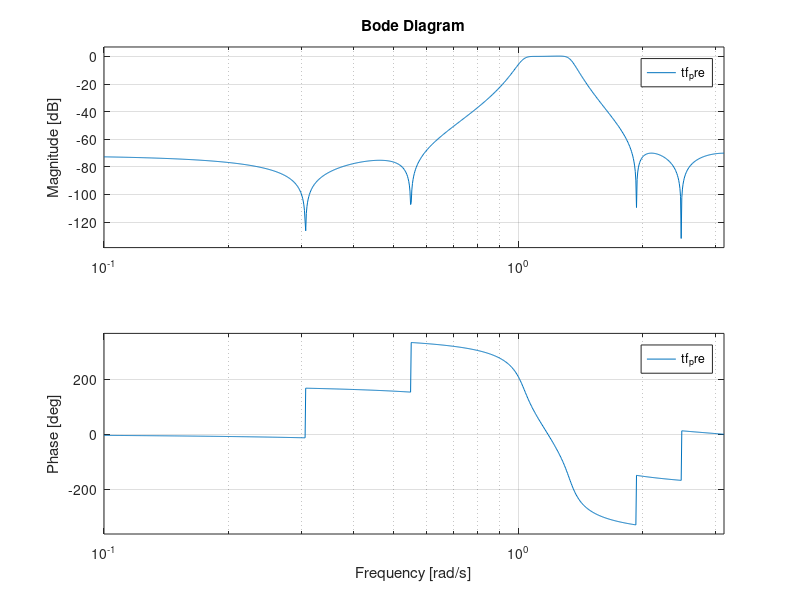
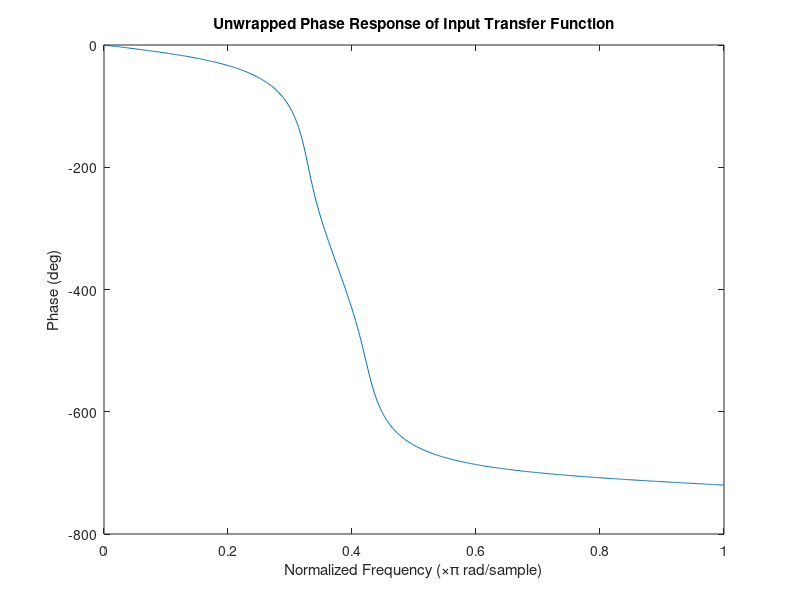
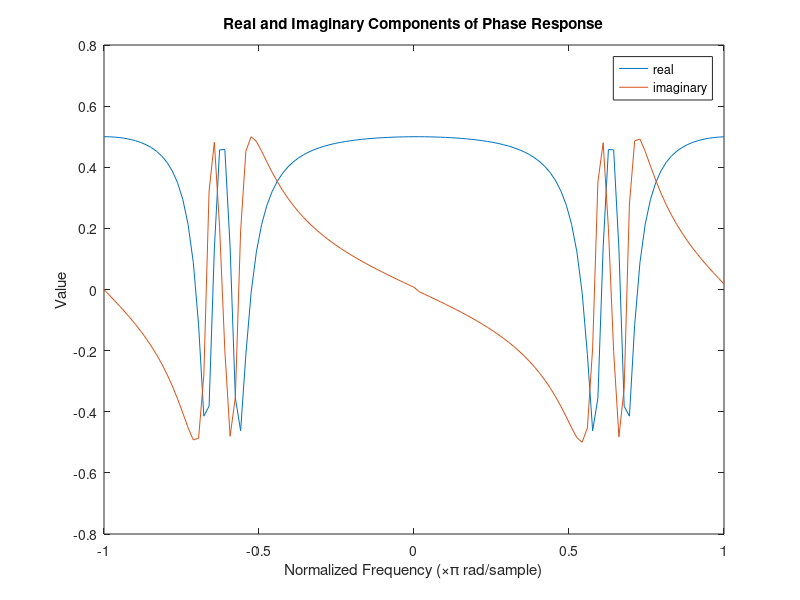
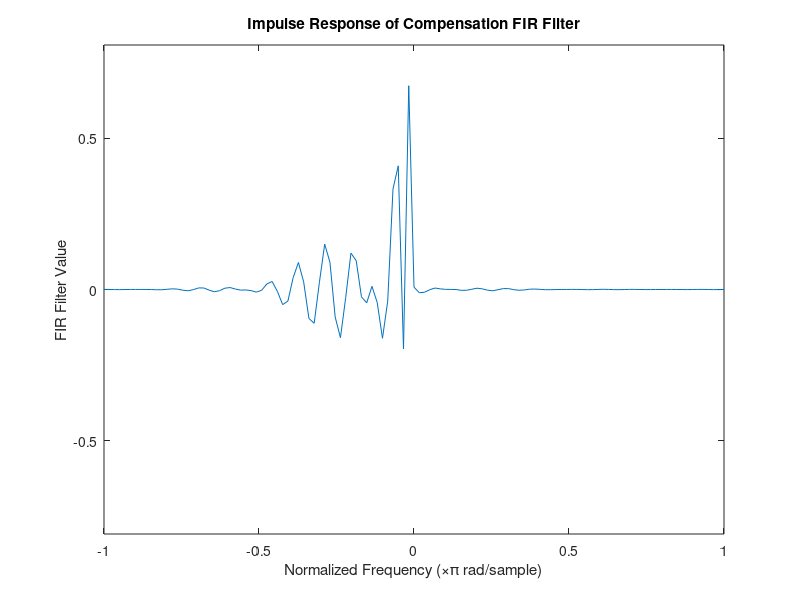

These charts were generated, in order, by the following MATLAB code:
clear all
close all
pkg('load', 'optim');
pkg('load', 'control');
pkg('load', 'signal');

function b = approx_eq(v1, v2, epsilon)
    d = abs(v1 - v2);
    b = (d < epsilon);
endfunction

function pha_out = rm_pi_jumps(pha_in)
    n = numel(pha_in);
    epsilon = 0.2;
    rolling_offset = 0;
    pha_out = [pha_in(1)];
    for idx = 2:n;
        if (approx_eq(pha_in(idx) - pha_in(idx-1), pi, epsilon))
            rolling_offset -= pi;
        elseif (approx_eq(pha_in(idx) - pha_in(idx-1), -pi, epsilon))
            rolling_offset += pi;
        endif
        pha_out(idx) = pha_in(idx) + rolling_offset;
    endfor
endfunction

function b = is_steeper(w, pha_in, k)
    b = true;
    for idx = 1:numel(w)
        if (w(idx)*k > pha_in(idx))
            b = false;
            return;
        endif 
    endfor
endfunction

function target_delay = find_target_delay(w, pha_in)
    k = pha_in(end)/w(end) + 0.001;
    while (!is_steeper(w, pha_in, k))
        k *= 1.01;
    endwhile
    target_delay = k;
endfunction

#num = [0.0023    0.0058    0.0102    0.0118    0.0102    0.0058    0.0023]
#den = [1.0000   -3.2076    4.6897   -3.8538    1.8573   -0.4931    0.0561]
#num = [1.0349   -0.9159    0.7704   -0.4199    0.1551]
#den = [1.0000   -0.9882    0.7910   -0.3476    0.1694]
num = [0.0015   -0.0020    0.0002   -0.0009    0.0028   -0.0009    0.0002   -0.0020    0.0015]  
den = [1.0000   -2.7355    5.9780   -7.8335    8.5654   -6.3463    3.9239   -1.4513    0.4299]
tf_pre = tf(num, den, 1)

num_points = 60
w = linspace(0, pi, num_points*10);
[mag, pha, w] = bode(tf_pre, w);

figure 1
bode(tf_pre)

% pha to radians
pha = pha*pi/180;
pha = rm_pi_jumps(pha);
%{
start_deg = pha(1)
deg_mid = pha(end/2)
end_deg = pha(end)

[g_pre, w_pre]  = grpdelay(num, den, numel(w)*10);
n = numel(g_pre)
pha = [0];
for k = 2:n
    pha(end+1) = pha(end) + g_pre(k)/n;
endfor
pha = -pha;
end_deg = pha(end)
deg_mid = pha(end/2)
pha = downsample(pha, 10)
%}


%k = find_target_delay(w, pha)
%wk = w*k;
%lin_dif = wk - pha;
figure 2

plot(w/pi, pha*180/pi)
%plot(w, pha, w, wk, w, lin_dif)
title("Unwrapped Phase Response of Input Transfer Function")
xlabel("Normalized Frequency (×π rad/sample)")
ylabel("Phase (deg)")

pha = downsample(pha, 10);
w = linspace(0, pi, num_points);
fresp = [];
for n = 1:numel(w)
    fresp(n)  = 1*exp(1i*pha(n));
endfor

%fresp = [zeros(1, 50), ones(1, 100), zeros(1, 50)];
%fresp = [ones(1, 100), zeros(1, 100)];
Y1=fresp;
Y2 = [Y1(1)/2 Y1(2:end)/2 fliplr(conj(Y1(2:end)))/2 ];
fresp=Y2;

w_sym = linspace(-pi, pi, numel(fresp));

numel(fresp)

figure 3
plot(w_sym/pi, real(fresp), w_sym/pi, imag(fresp))
title("Real and Imaginary Components of Phase Response")
legend("real", "imaginary")
xlabel("Normalized Frequency (×π rad/sample)")
ylabel("Value")

fir = ifft(fresp);
fir_n = numel(fir)
%fir = [fir((end+1)/2:end) fir(1:(end-1)/2)];
fir = ifftshift(fir);
fir_n2 = numel(fir)
fir = fliplr(fir);
%window = blackman(numel(fir))';
window = hamming(numel(fir))';
%window = hanning(numel(fir))';
%window = kaiser(numel(fir))';
%window = chebwin(numel(fir))';
%window = ultrwin(numel(fir), -0.2, 2.1)';



fir = fir .* window *2;

figure 4
plot(w_sym/pi, fir)
title("Impulse Response of Compensation FIR Filter")
xlabel("Normalized Frequency (×π rad/sample)")
ylabel("FIR Filter Value")
y_scale = max(abs(fir))*1.2;
ylim([-y_scale, +y_scale])

size_fir = numel(fir)

figure 5
%[h, w_n] = freqz(fir, 1, numel(pha)*2);
[h, w_n] = freqz(fir, 1, 1024);
w_n = w_n';
fir_pha = unwrap(angle(h))';
fir_pha = fir_pha(1:end/2);
fir_db = mag2db(abs(h));
fir_db = fir_db(1:end/2);
w_n = w_n(1:end/2);

%finer grid for plotting
subplot (2, 1, 1)
plot(w_n/pi, fir_db);
title("Bode Diagram of FIR filter")
ylabel("Magnitude [dB]")

subplot (2, 1, 2)
plot(w_n/pi, fir_pha*180/pi);
xlabel("Normalized Frequency (×π rad/sample)")
ylabel("Phase (deg)")

figure 6
numel(w)
numel(w_n)
numel(fir_pha)

[mag_fine, pha_fine, w_] = bode(tf_pre, w_n);
% pha to radians
pha_fine = pha_fine*pi/180;
pha_fine = rm_pi_jumps(pha_fine);


pha_combined = fir_pha+pha_fine;
plot(w_n/pi, pha_fine*180/pi, w_n/pi, fir_pha*180/pi, w_n/pi, pha_combined*180/pi)
title("Phase Response")
xlabel("Normalized Frequency (×π rad/sample)")
ylabel("Phase (deg)")
legend("Input", "Compensation Filter", "Combined")

%
figure 7
[g_fir, w_g] = grpdelay(fir);
[g_pre, w_g2]  = grpdelay(num, den);
g_com = g_pre+g_fir;

s_g1 = numel(w_g)
s_g2 = numel(w_g2)

grp_max = max(g_fir)

plot(w_g/pi, g_pre, w_g/pi, g_fir, w_g/pi, g_com)
title("Group Delay of FIR Filter")
xlabel("Normalized Frequency (×π rad/sample)")
ylabel("Group Delay (samples)")
legend("Input", "Compensation Filter", "Combined")

%{
figure 8
p_ref = polyfit(w_n, pha_combined, 1);
lin_ref = w_n * p_ref(1);
err = (lin_ref - pha_combined).^2;
plot(w_n/pi, err)
title("Phase Error with FIR Compensation Filter")
xlabel("Normalized Frequency (×π rad/sample)")
ylabel("Error")
%ylim([0, 0.01])
%}

figure 8
avg_grd = mean(g_com)
err = (g_com - avg_grd).^2;
avg_err = mean(err)

plot(w_n/pi, err)
title(sprintf("Group Delay Error with FIR Compensation Filter, avg err=%d", avg_err))
xlabel("Normalized Frequency (×π rad/sample)")
ylabel("Error^2")
